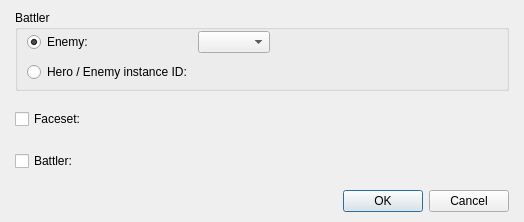
<?xml version="1.0" encoding="UTF-8"?>
<ui version="4.0">
 <class>DialogCommandChangeBattlerGraphics</class>
 <widget class="QDialog" name="DialogCommandChangeBattlerGraphics">
  <property name="geometry">
   <rect>
    <x>0</x>
    <y>0</y>
    <width>524</width>
    <height>222</height>
   </rect>
  </property>
  <property name="windowTitle">
   <string>Dialog</string>
  </property>
  <layout class="QGridLayout" name="gridLayout_4">
   <property name="leftMargin">
    <number>15</number>
   </property>
   <property name="topMargin">
    <number>10</number>
   </property>
   <property name="rightMargin">
    <number>15</number>
   </property>
   <property name="bottomMargin">
    <number>10</number>
   </property>
   <item row="0" column="0">
    <layout class="QVBoxLayout" name="verticalLayout_2" stretch="1,0">
     <property name="spacing">
      <number>15</number>
     </property>
     <item>
      <layout class="QVBoxLayout" name="verticalLayout">
       <item>
        <widget class="QGroupBox" name="groupBoxBattler">
         <property name="title">
          <string>Battler</string>
         </property>
         <layout class="QGridLayout" name="gridLayout_2">
          <property name="topMargin">
           <number>0</number>
          </property>
          <property name="bottomMargin">
           <number>0</number>
          </property>
          <item row="0" column="0">
           <layout class="QGridLayout" name="gridLayout">
            <item row="0" column="0">
             <widget class="QRadioButton" name="radioButtonEnemy">
              <property name="text">
               <string>Enemy:</string>
              </property>
              <property name="checked">
               <bool>true</bool>
              </property>
             </widget>
            </item>
            <item row="0" column="1">
             <layout class="QHBoxLayout" name="horizontalLayout" stretch="0,1">
              <item>
               <widget class="QComboBox" name="comboBoxEnemies"/>
              </item>
              <item>
               <spacer name="horizontalSpacer">
                <property name="orientation">
                 <enum>Qt::Horizontal</enum>
                </property>
                <property name="sizeHint" stdset="0">
                 <size>
                  <width>58</width>
                  <height>20</height>
                 </size>
                </property>
               </spacer>
              </item>
             </layout>
            </item>
            <item row="1" column="0">
             <widget class="QRadioButton" name="radioButtonHeroEnemyInstanceID">
              <property name="text">
               <string>Hero / Enemy instance ID:</string>
              </property>
              <property name="checked">
               <bool>false</bool>
              </property>
             </widget>
            </item>
            <item row="1" column="1">
             <layout class="QHBoxLayout" name="horizontalLayout_2" stretch="0,1">
              <item>
               <widget class="PanelPrimitiveValue" name="panelPrimitiveHeroEnemyInstanceID" native="true">
                <property name="enabled">
                 <bool>false</bool>
                </property>
                <property name="minimumSize">
                 <size>
                  <width>250</width>
                  <height>27</height>
                 </size>
                </property>
                <property name="maximumSize">
                 <size>
                  <width>250</width>
                  <height>27</height>
                 </size>
                </property>
               </widget>
              </item>
              <item>
               <spacer name="horizontalSpacer_2">
                <property name="orientation">
                 <enum>Qt::Horizontal</enum>
                </property>
                <property name="sizeHint" stdset="0">
                 <size>
                  <width>28</width>
                  <height>20</height>
                 </size>
                </property>
               </spacer>
              </item>
             </layout>
            </item>
           </layout>
          </item>
         </layout>
        </widget>
       </item>
       <item>
        <layout class="QGridLayout" name="gridLayout_3">
         <item row="0" column="2" rowspan="2">
          <spacer name="horizontalSpacer_3">
           <property name="orientation">
            <enum>Qt::Horizontal</enum>
           </property>
           <property name="sizeHint" stdset="0">
            <size>
             <width>158</width>
             <height>48</height>
            </size>
           </property>
          </spacer>
         </item>
         <item row="1" column="1">
          <widget class="WidgetPicture" name="widgetPictureBattler" native="true">
           <property name="enabled">
            <bool>false</bool>
           </property>
           <property name="minimumSize">
            <size>
             <width>200</width>
             <height>27</height>
            </size>
           </property>
           <property name="maximumSize">
            <size>
             <width>200</width>
             <height>27</height>
            </size>
           </property>
          </widget>
         </item>
         <item row="0" column="1">
          <widget class="WidgetPicture" name="widgetPictureFaceset" native="true">
           <property name="enabled">
            <bool>false</bool>
           </property>
           <property name="minimumSize">
            <size>
             <width>200</width>
             <height>27</height>
            </size>
           </property>
           <property name="maximumSize">
            <size>
             <width>200</width>
             <height>27</height>
            </size>
           </property>
          </widget>
         </item>
         <item row="0" column="0">
          <widget class="QCheckBox" name="checkBoxFaceset">
           <property name="text">
            <string>Faceset:</string>
           </property>
          </widget>
         </item>
         <item row="1" column="0">
          <widget class="QCheckBox" name="checkBoxBattler">
           <property name="text">
            <string>Battler:</string>
           </property>
          </widget>
         </item>
        </layout>
       </item>
      </layout>
     </item>
     <item>
      <widget class="QDialogButtonBox" name="buttonBox">
       <property name="orientation">
        <enum>Qt::Horizontal</enum>
       </property>
       <property name="standardButtons">
        <set>QDialogButtonBox::Cancel|QDialogButtonBox::Ok</set>
       </property>
      </widget>
     </item>
    </layout>
   </item>
  </layout>
 </widget>
 <customwidgets>
  <customwidget>
   <class>PanelPrimitiveValue</class>
   <extends>QWidget</extends>
   <header>panelprimitivevalue.h</header>
   <container>1</container>
  </customwidget>
  <customwidget>
   <class>WidgetPicture</class>
   <extends>QWidget</extends>
   <header>widgetpicture.h</header>
   <container>1</container>
  </customwidget>
 </customwidgets>
 <resources/>
 <connections>
  <connection>
   <sender>buttonBox</sender>
   <signal>accepted()</signal>
   <receiver>DialogCommandChangeBattlerGraphics</receiver>
   <slot>accept()</slot>
   <hints>
    <hint type="sourcelabel">
     <x>248</x>
     <y>254</y>
    </hint>
    <hint type="destinationlabel">
     <x>157</x>
     <y>274</y>
    </hint>
   </hints>
  </connection>
  <connection>
   <sender>buttonBox</sender>
   <signal>rejected()</signal>
   <receiver>DialogCommandChangeBattlerGraphics</receiver>
   <slot>reject()</slot>
   <hints>
    <hint type="sourcelabel">
     <x>316</x>
     <y>260</y>
    </hint>
    <hint type="destinationlabel">
     <x>286</x>
     <y>274</y>
    </hint>
   </hints>
  </connection>
 </connections>
</ui>
